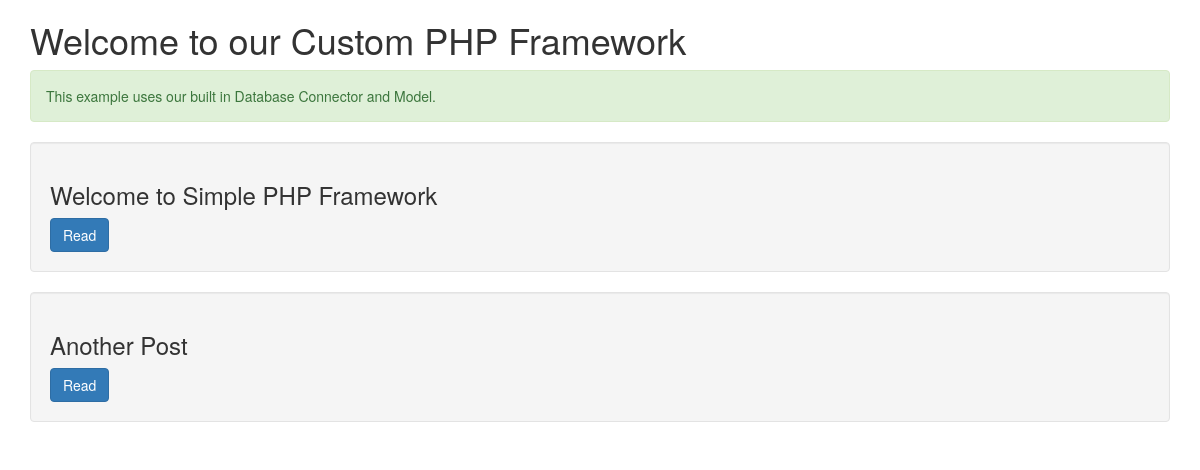
The page / on the database its author committed.
### tables this page shows
CREATE TABLE `posts` (
  `post_id` int(11) NOT NULL,
  `post_title` text NOT NULL,
  `post_slug` text NOT NULL,
  `post_content` text NOT NULL,
  `post_date` timestamp NOT NULL DEFAULT CURRENT_TIMESTAMP
);

### system/Controller.php (called while the page is built, shortened)
<?php
class Controller
{
	public function view($view, $data = "")
	{
		include("app/views/" . $view . ".php");
	}
}

### app/controllers/Home.php (called while the page is built, shortened)
<?php
class Home extends App\Controller
{
    function __construct()
    {
        $this->test_model = new TestModel();
    }
    public function index()
    {
        $data = array(
            'title' => "Welcome to our Custom PHP Framework",
            'message' => 'This example uses our built in Database Connector and Model.',
			'posts' => $this->test_model->get_posts()
        );
        $this->view('template/header', $data);
        $this->view('index', $data);
        $this->view('template/footer');
    }
}

### index.php (called while the page is built, shortened)
<?php
require(INCLUDES_DIR . "/autoload.php");
$controller->router->route();

### system/Model.php (called while the page is built, shortened)
<?php
class Model
{
	function __construct() {
        if(ENABLE_DB):
            $this->db = new \Db(array('host' => DB_HOST, 'username' => DB_USER, 'password' => DB_PASS, 'db' => DB_NAME, 'port' => DB_PORT, 'prefix' => DB_PREFIX));
        endif;
	}
}

### system/lib/database/MysqliDb.php (called while the page is built, shortened)
<?php
class Db
{
	public static $prefix = '';
	protected $_mysqli;
	protected $_query;
	protected $_queryOptions = array();
	protected $_orderBy = array();
	protected $_groupBy = array();
	protected $host;
	protected $username;
	protected $password;
	protected $db;
	protected $port;
	protected $charset;
	public $returnType = 'array';
	protected $_nestJoin = false;
	private $_tableName = '';
	protected $_mapKey = null;
	public function __construct($host = null, $username = null, $password = null, $db = null, $port = null, $charset = 'utf8')
	{
		$isSubQuery = false;
		if (is_object($host)) {
			$this->_mysqli = $host;
		} else {
			$this->host = $host;
		}
		$this->username = $username;
		$this->password = $password;
		$this->db = $db;
		$this->port = $port;
		$this->charset = $charset;
	}
	public function connect()
	{
		$this->_mysqli = new mysqli($this->host, $this->username, $this->password, $this->db, $this->port);
		if ($this->charset) {
			$this->_mysqli->set_charset($this->charset);
		}
	}
	public function mysqli()
	{
		return $this->_mysqli;
	}
	protected function reset()
	{
		$this->_orderBy = array();
		$this->_groupBy = array();
		$this->_query = null;
		$this->_queryOptions = array();
		$this->returnType = 'array';
		$this->_nestJoin = false;
		$this->_tableName = '';
		$this->_mapKey = null;
	}
	public function setPrefix($prefix = '')
	{
		self::$prefix = $prefix;
		return $this;
	}
	public function get($tableName, $numRows = null, $columns = '*')
	{
		$column = is_array($columns) ? implode(', ', $columns) : $columns;
		if (strpos($tableName, '.') === false) {
			$this->_tableName = self::$prefix . $tableName;
		} else {
			$this->_tableName = $tableName;
		}
		$this->_query = 'SELECT ' . implode(' ', $this->_queryOptions) . ' ' .
			$column . " FROM " . $this->_tableName;
		$stmt = $this->_buildQuery($numRows);
		$stmt->execute();
		$res = $this->_dynamicBindResults($stmt);
		return $res;
	}
	protected function _buildQuery($numRows = null, $tableData = null)
	{
		$stmt = $this->_prepareQuery();
		return $stmt;
	}
	protected function _dynamicBindResults(mysqli_stmt $stmt)
	{
		$parameters = array();
		$results = array();
		$mysqlLongType = 252;
		$shouldStoreResult = false;
		$meta = $stmt->result_metadata();
		$row = array();
		while ($field = $meta->fetch_field()) {
			if ($field->type == $mysqlLongType) {
				$shouldStoreResult = true;
			}
			if ($this->_nestJoin && $field->table != $this->_tableName) {
				$field->table = substr($field->table, strlen(self::$prefix));
				$row[$field->table][$field->name] = null;
				$parameters[] = & $row[$field->table][$field->name];
			} else {
				$row[$field->name] = null;
				$parameters[] = & $row[$field->name];
			}
		}
		if ($shouldStoreResult) {
			$stmt->store_result();
		}
		call_user_func_array(array($stmt, 'bind_result'), $parameters);
		while ($stmt->fetch()) {
			if ($this->returnType == 'object') {
				$result = new stdClass ();
				foreach ($row as $key => $val) {
					if (is_array($val)) {
						$result->$key = new stdClass ();
						foreach ($val as $k => $v) {
							$result->$key->$k = $v;
						}
					} else {
						$result->$key = $val;
					}
				}
			} else {
				$result = array();
				foreach ($row as $key => $val) {
					if (is_array($val)) {
						foreach ($val as $k => $v) {
							$result[$key][$k] = $v;
						}
					} else {
						$result[$key] = $val;
					}
				}
			}
			if ($this->_mapKey) {
				$results[$row[$this->_mapKey]] = count($row) > 2 ? $result : end($result);
			} else {
				array_push($results, $result);
			}
		}
		return $results;
	}
	protected function _buildCondition($operator, &$conditions)
	{
		if (empty($conditions)) {
			return;
		}
		$this->_query .= ' ' . $operator;
	}
	protected function _buildGroupBy()
	{
		if (empty($this->_groupBy)) {
			return;
		}
		$this->_query .= " GROUP BY ";
		$this->_query = rtrim($this->_query, ', ') . " ";
	}
	protected function _buildOrderBy()
	{
		if (empty($this->_orderBy)) {
			return;
		}
		$this->_query .= " ORDER BY ";
		$this->_query = rtrim($this->_query, ', ') . " ";
	}
	protected function _prepareQuery()
	{
		if (!$stmt = $this->mysqli()->prepare($this->_query)) {
			$msg = $this->mysqli()->error . " query: " . $this->_query;
			$num = $this->mysqli()->errno;
			$this->reset();
			throw new Exception($msg, $num);
		}
		return $stmt;
	}
	protected function replacePlaceHolders($str, $vals)
	{
		$newStr = "";
		$newStr .= $str;
		return $newStr;
	}
}

### app/models/TestModel.php (called while the page is built, shortened)
<?php
class TestModel extends App\Model
{
    public function get_posts(){
       $posts = $this->db->get('posts');
       return $posts;
    }
}

### app/views/index.php (the view)
<div class="container">
    <h1><?php echo $title; ?></h1>
    <div class="alert alert-success">
        <p><?php echo $message; ?></p>
    </div>
    <?php
    if(isset($posts)){
        foreach($posts as $post){
            echo "<div class='well'>";
            echo "<h3>".$post['post_title']."</h3>";
            echo "<a href='home/article/".$post['post_slug']."/' class='btn btn-primary'>Read</a>";
            echo "</div>";
        }
    }
    ?>
</div>

### system/lib/router/Router.php (shortened to what this page needs)
<?php
class Router
{
	private function _parse_route(){
		$route = $_SERVER['REQUEST_URI'];
		$url_parts = parse_url($route);
		$sections = explode("/", $url_parts['path']);
		if(WORKING_DIR != "/"){
			unset($sections[0],$sections[1]);
			$sections = array_values($sections);
		}else{
			unset($sections[0]);
			$sections = array_values($sections);
		}
		return $sections;
	}
	function dash_to_underscore($string){
		if (strpos($string, "-") !== false) {
			$new_string = str_replace("-", "_", $string);
		}else{
			$new_string = $string;
		}
		return $new_string;
	}
	public function route(){
		$sections = $this->_parse_route();
		if(empty($sections[0])){
			$sections[0] = DEFAULT_CONTROLLER;
		}
		if(empty($sections[1])){
			$sections[1] = DEFAULT_METHOD;
		}
		try {
			if (!class_exists(ucfirst($sections[0])) || !method_exists(ucfirst($sections[0]), $this->dash_to_underscore($sections[1]))) {
				throw new \Exception('Controller or method specified may not exist, or method may not be publicly accessible.');
			}else{
				$router = new $main_controller();
				$router->{$this->dash_to_underscore($sections[1])}();
			}
		}
		catch (Exception $e){
			if(DEV_MODE) {
				echo $e->getMessage();
			}else{
				error_404();
			}
		}
	}
}

### app/views/template/header.php (shortened to what this page needs)
<!DOCTYPE html>
<html lang="en">
<head>
    <?php css_asset("https://maxcdn.bootstrapcdn.com/bootstrap/3.3.7/css/bootstrap.min.css", true);?>
</head>
<body>

### system/helpers.php (shortened to what this page needs)
<?php
function css_asset($asset, $cdn=false,$media="all"){
	if(!$cdn){
		echo "<link type='text/css' rel='stylesheet' href='".BASE_PATH.ASSETS_DIR.'/'.$asset."' media='$media' />";
	}else{
		echo "<link type='text/css' rel='stylesheet' href='$asset' media='$media' />";
	}
}

### app/views/template/footer.php (shortened to what this page needs)
</body>
</html>

### rows shown on the page
posts: post_title "Welcome to Simple PHP Framework"
posts: post_title "Another Post"

### other values the page prints
$title "Welcome to our Custom PHP Framework"
$message "This example uses our built in Database Connector and Model."
